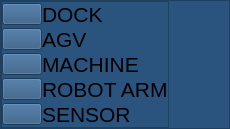
        <widget class="QFrame" name="left">
         <property name="minimumSize">
          <size>
           <width>230</width>
           <height>0</height>
          </size>
         </property>
         <property name="maximumSize">
          <size>
           <width>20</width>
           <height>16777215</height>
          </size>
         </property>
         <property name="font">
          <font>
           <pointsize>9</pointsize>
          </font>
         </property>
         <property name="styleSheet">
          <string notr="true">background-color: rgb(42, 83, 125);</string>
         </property>
         <property name="frameShape">
          <enum>QFrame::StyledPanel</enum>
         </property>
         <property name="frameShadow">
          <enum>QFrame::Raised</enum>
         </property>
         <layout class="QHBoxLayout" name="horizontalLayout_7">
          <property name="spacing">
           <number>0</number>
          </property>
          <property name="leftMargin">
           <number>0</number>
          </property>
          <property name="topMargin">
           <number>0</number>
          </property>
          <property name="rightMargin">
           <number>0</number>
          </property>
          <property name="bottomMargin">
           <number>0</number>
          </property>
          <item alignment="Qt::AlignLeft|Qt::AlignTop">
           <widget class="QFrame" name="menu">
            <property name="minimumSize">
             <size>
              <width>150</width>
              <height>0</height>
             </size>
            </property>
            <property name="styleSheet">
             <string notr="true">background-color: rgb(85, 170, 255);
background-color: rgb(42, 83, 125);</string>
            </property>
            <property name="frameShape">
             <enum>QFrame::StyledPanel</enum>
            </property>
            <property name="frameShadow">
             <enum>QFrame::Raised</enum>
            </property>
            <layout class="QGridLayout" name="gridLayout">
             <property name="leftMargin">
              <number>0</number>
             </property>
             <property name="topMargin">
              <number>0</number>
             </property>
             <property name="rightMargin">
              <number>0</number>
             </property>
             <property name="bottomMargin">
              <number>0</number>
             </property>
             <property name="spacing">
              <number>0</number>
             </property>
             <item row="0" column="0">
              <widget class="QPushButton" name="pushButton_2">
               <property name="text">
                <string/>
               </property>
               <property name="icon">
                <iconset>
                 <normaloff>icons/圖片3.png</normaloff>icons/圖片3.png</iconset>
               </property>
               <property name="iconSize">
                <size>
                 <width>64</width>
                 <height>64</height>
                </size>
               </property>
              </widget>
             </item>
             <item row="4" column="0">
              <widget class="QPushButton" name="pushButton_6">
               <property name="text">
                <string/>
               </property>
               <property name="icon">
                <iconset>
                 <normaloff>icons/圖片1.png</normaloff>icons/圖片1.png</iconset>
               </property>
               <property name="iconSize">
                <size>
                 <width>32</width>
                 <height>64</height>
                </size>
               </property>
              </widget>
             </item>
             <item row="2" column="1" alignment="Qt::AlignLeft">
              <widget class="QLabel" name="label_6">
               <property name="font">
                <font>
                 <family>Arial</family>
                 <pointsize>16</pointsize>
                </font>
               </property>
               <property name="text">
                <string>MACHINE</string>
               </property>
               <property name="margin">
                <number>5</number>
               </property>
              </widget>
             </item>
             <item row="1" column="0">
              <widget class="QPushButton" name="pushButton_3">
               <property name="text">
                <string/>
               </property>
               <property name="icon">
                <iconset>
                 <normaloff>icons/圖片2.png</normaloff>icons/圖片2.png</iconset>
               </property>
               <property name="iconSize">
                <size>
                 <width>64</width>
                 <height>64</height>
                </size>
               </property>
              </widget>
             </item>
             <item row="3" column="0">
              <widget class="QPushButton" name="pushButton_5">
               <property name="text">
                <string/>
               </property>
               <property name="icon">
                <iconset>
                 <normaloff>icons/圖片4.png</normaloff>icons/圖片4.png</iconset>
               </property>
               <property name="iconSize">
                <size>
                 <width>64</width>
                 <height>64</height>
                </size>
               </property>
              </widget>
             </item>
             <item row="3" column="1" alignment="Qt::AlignLeft">
              <widget class="QLabel" name="label_7">
               <property name="font">
                <font>
                 <family>Arial</family>
                 <pointsize>16</pointsize>
                </font>
               </property>
               <property name="text">
                <string>ROBOT ARM</string>
               </property>
               <property name="margin">
                <number>5</number>
               </property>
              </widget>
             </item>
             <item row="0" column="1" alignment="Qt::AlignLeft">
              <widget class="QLabel" name="label_4">
               <property name="font">
                <font>
                 <family>Arial</family>
                 <pointsize>16</pointsize>
                </font>
               </property>
               <property name="text">
                <string>DOCK</string>
               </property>
               <property name="margin">
                <number>5</number>
               </property>
              </widget>
             </item>
             <item row="4" column="1" alignment="Qt::AlignLeft">
              <widget class="QLabel" name="label_8">
               <property name="font">
                <font>
                 <family>Arial</family>
                 <pointsize>16</pointsize>
                </font>
               </property>
               <property name="text">
                <string>SENSOR</string>
               </property>
               <property name="margin">
                <number>5</number>
               </property>
              </widget>
             </item>
             <item row="1" column="1" alignment="Qt::AlignLeft">
              <widget class="QLabel" name="label_5">
               <property name="font">
                <font>
                 <family>Arial</family>
                 <pointsize>16</pointsize>
                </font>
               </property>
               <property name="text">
                <string>AGV</string>
               </property>
               <property name="margin">
                <number>5</number>
               </property>
              </widget>
             </item>
             <item row="2" column="0">
              <widget class="QPushButton" name="pushButton_4">
               <property name="text">
                <string/>
               </property>
               <property name="icon">
                <iconset>
                 <normaloff>icons/圖片5.png</normaloff>icons/圖片5.png</iconset>
               </property>
               <property name="iconSize">
                <size>
                 <width>64</width>
                 <height>64</height>
                </size>
               </property>
              </widget>
             </item>
            </layout>
           </widget>
          </item>
         </layout>
        </widget>
